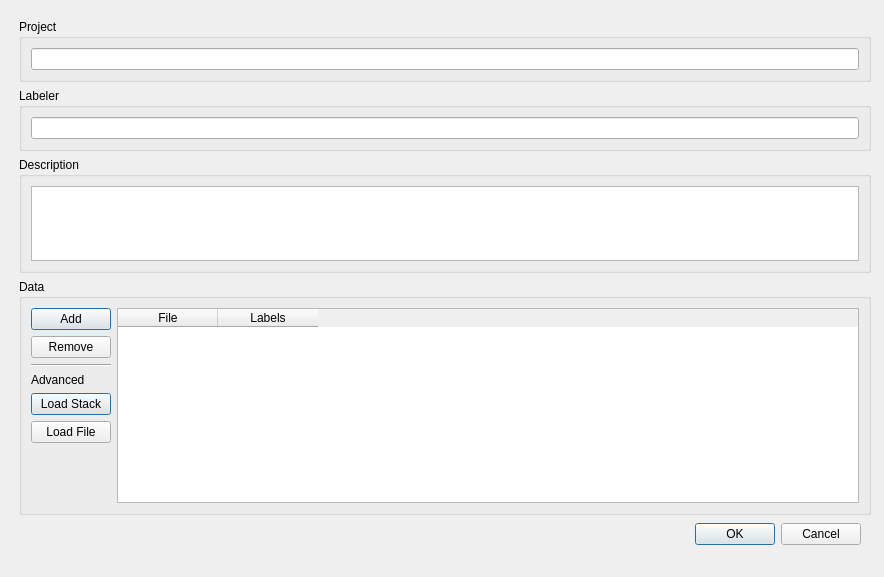
<?xml version="1.0" encoding="UTF-8"?>
<ui version="4.0">
 <class>Form</class>
 <widget class="QWidget" name="Form">
  <property name="geometry">
   <rect>
    <x>0</x>
    <y>0</y>
    <width>884</width>
    <height>577</height>
   </rect>
  </property>
  <property name="windowTitle">
   <string>Form</string>
  </property>
  <widget class="QGroupBox" name="groupBox_2">
   <property name="enabled">
    <bool>true</bool>
   </property>
   <property name="geometry">
    <rect>
     <x>19</x>
     <y>19</y>
     <width>852</width>
     <height>63</height>
    </rect>
   </property>
   <property name="sizePolicy">
    <sizepolicy hsizetype="Expanding" vsizetype="Preferred">
     <horstretch>0</horstretch>
     <verstretch>0</verstretch>
    </sizepolicy>
   </property>
   <property name="title">
    <string>Project</string>
   </property>
   <layout class="QHBoxLayout" name="horizontalLayout_9">
    <item>
     <widget class="QLineEdit" name="projectNameEdit">
      <property name="sizePolicy">
       <sizepolicy hsizetype="Expanding" vsizetype="Preferred">
        <horstretch>0</horstretch>
        <verstretch>0</verstretch>
       </sizepolicy>
      </property>
      <property name="text">
       <string/>
      </property>
     </widget>
    </item>
   </layout>
  </widget>
  <widget class="QGroupBox" name="groupBox">
   <property name="geometry">
    <rect>
     <x>19</x>
     <y>88</y>
     <width>852</width>
     <height>63</height>
    </rect>
   </property>
   <property name="sizePolicy">
    <sizepolicy hsizetype="Preferred" vsizetype="Preferred">
     <horstretch>0</horstretch>
     <verstretch>0</verstretch>
    </sizepolicy>
   </property>
   <property name="minimumSize">
    <size>
     <width>10</width>
     <height>0</height>
    </size>
   </property>
   <property name="maximumSize">
    <size>
     <width>10000</width>
     <height>10000</height>
    </size>
   </property>
   <property name="title">
    <string>Labeler</string>
   </property>
   <layout class="QHBoxLayout" name="horizontalLayout_10">
    <item>
     <widget class="QLineEdit" name="labelerEdit">
      <property name="sizePolicy">
       <sizepolicy hsizetype="Expanding" vsizetype="Preferred">
        <horstretch>0</horstretch>
        <verstretch>0</verstretch>
       </sizepolicy>
      </property>
      <property name="text">
       <string/>
      </property>
     </widget>
    </item>
   </layout>
  </widget>
  <widget class="QGroupBox" name="groupBox_5">
   <property name="geometry">
    <rect>
     <x>19</x>
     <y>279</y>
     <width>852</width>
     <height>236</height>
    </rect>
   </property>
   <property name="sizePolicy">
    <sizepolicy hsizetype="Expanding" vsizetype="Expanding">
     <horstretch>0</horstretch>
     <verstretch>0</verstretch>
    </sizepolicy>
   </property>
   <property name="title">
    <string>Data</string>
   </property>
   <layout class="QHBoxLayout" name="horizontalLayout_11">
    <item>
     <layout class="QVBoxLayout" name="verticalLayout_7">
      <item>
       <widget class="QPushButton" name="addFile_3">
        <property name="text">
         <string>Add</string>
        </property>
        <property name="icon">
         <iconset>
          <normaloff>../../../gui/icons/32x32/actions/media-seek-forward.png</normaloff>../../../gui/icons/32x32/actions/media-seek-forward.png</iconset>
        </property>
        <property name="default">
         <bool>true</bool>
        </property>
        <property name="flat">
         <bool>false</bool>
        </property>
       </widget>
      </item>
      <item>
       <widget class="QPushButton" name="removeFile_3">
        <property name="text">
         <string>Remove</string>
        </property>
        <property name="icon">
         <iconset>
          <normaloff>../../../gui/icons/32x32/actions/media-seek-backward.png</normaloff>../../../gui/icons/32x32/actions/media-seek-backward.png</iconset>
        </property>
       </widget>
      </item>
      <item>
       <widget class="Line" name="line_3">
        <property name="orientation">
         <enum>Qt::Horizontal</enum>
        </property>
       </widget>
      </item>
      <item>
       <widget class="QLabel" name="label_3">
        <property name="text">
         <string>Advanced</string>
        </property>
       </widget>
      </item>
      <item>
       <widget class="QPushButton" name="loadStack_3">
        <property name="toolTip">
         <string>This allows to create a 3D volume from files stored in a folder.</string>
        </property>
        <property name="text">
         <string>Load Stack</string>
        </property>
        <property name="default">
         <bool>true</bool>
        </property>
        <property name="flat">
         <bool>false</bool>
        </property>
       </widget>
      </item>
      <item>
       <widget class="QPushButton" name="loadFileButton_3">
        <property name="toolTip">
         <string>Advanced options for loading an image or volume from a file. You can create multi-channel files from single files.</string>
        </property>
        <property name="text">
         <string>Load File</string>
        </property>
       </widget>
      </item>
      <item>
       <widget class="QLabel" name="thumbnailImage_3">
        <property name="text">
         <string/>
        </property>
        <property name="pixmap">
         <pixmap>gui/placeholder.png</pixmap>
        </property>
       </widget>
      </item>
      <item>
       <spacer name="verticalSpacer_3">
        <property name="orientation">
         <enum>Qt::Vertical</enum>
        </property>
        <property name="sizeHint" stdset="0">
         <size>
          <width>20</width>
          <height>40</height>
         </size>
        </property>
       </spacer>
      </item>
     </layout>
    </item>
    <item>
     <widget class="QTableWidget" name="tableWidget_3">
      <property name="sizePolicy">
       <sizepolicy hsizetype="MinimumExpanding" vsizetype="Expanding">
        <horstretch>0</horstretch>
        <verstretch>0</verstretch>
       </sizepolicy>
      </property>
      <property name="toolTip">
       <string>&lt;!DOCTYPE HTML PUBLIC &quot;-//W3C//DTD HTML 4.0//EN&quot; &quot;http://www.w3.org/TR/REC-html40/strict.dtd&quot;&gt;
&lt;html&gt;&lt;head&gt;&lt;meta name=&quot;qrichtext&quot; content=&quot;1&quot; /&gt;&lt;style type=&quot;text/css&quot;&gt;
p, li { white-space: pre-wrap; }
&lt;/style&gt;&lt;/head&gt;&lt;body style=&quot; font-family:'Segoe UI'; font-size:9pt; font-weight:400; font-style:normal;&quot;&gt;
&lt;p style=&quot; margin-top:0px; margin-bottom:0px; margin-left:0px; margin-right:0px; -qt-block-indent:0; text-indent:0px;&quot;&gt;Images or volumes stored in h5 files may contain labels. Check this option if you want to load labels from your h5 file. For usual image formats (e.g. png, tif) this option has no effect.&lt;/p&gt;&lt;/body&gt;&lt;/html&gt;</string>
      </property>
      <property name="styleSheet">
       <string notr="true"/>
      </property>
      <column>
       <property name="text">
        <string>File</string>
       </property>
      </column>
      <column>
       <property name="text">
        <string>Labels</string>
       </property>
      </column>
     </widget>
    </item>
   </layout>
  </widget>
  <widget class="QGroupBox" name="groupBox_3">
   <property name="geometry">
    <rect>
     <x>19</x>
     <y>157</y>
     <width>852</width>
     <height>116</height>
    </rect>
   </property>
   <property name="sizePolicy">
    <sizepolicy hsizetype="MinimumExpanding" vsizetype="Preferred">
     <horstretch>0</horstretch>
     <verstretch>0</verstretch>
    </sizepolicy>
   </property>
   <property name="title">
    <string>Description</string>
   </property>
   <layout class="QVBoxLayout" name="verticalLayout_4">
    <item>
     <widget class="QTextEdit" name="descriptionEdit">
      <property name="sizePolicy">
       <sizepolicy hsizetype="Expanding" vsizetype="Fixed">
        <horstretch>0</horstretch>
        <verstretch>0</verstretch>
       </sizepolicy>
      </property>
      <property name="maximumSize">
       <size>
        <width>16777215</width>
        <height>80</height>
       </size>
      </property>
      <property name="html">
       <string>&lt;!DOCTYPE HTML PUBLIC &quot;-//W3C//DTD HTML 4.0//EN&quot; &quot;http://www.w3.org/TR/REC-html40/strict.dtd&quot;&gt;
&lt;html&gt;&lt;head&gt;&lt;meta name=&quot;qrichtext&quot; content=&quot;1&quot; /&gt;&lt;style type=&quot;text/css&quot;&gt;
p, li { white-space: pre-wrap; }
&lt;/style&gt;&lt;/head&gt;&lt;body style=&quot; font-family:'Ubuntu'; font-size:11pt; font-weight:400; font-style:normal;&quot;&gt;
&lt;p style=&quot;-qt-paragraph-type:empty; margin-top:0px; margin-bottom:0px; margin-left:0px; margin-right:0px; -qt-block-indent:0; text-indent:0px; font-family:'MS Shell Dlg 2'; font-size:8pt;&quot;&gt;&lt;/p&gt;&lt;/body&gt;&lt;/html&gt;</string>
      </property>
     </widget>
    </item>
   </layout>
  </widget>
  <widget class="QWidget" name="layoutWidget">
   <property name="geometry">
    <rect>
     <x>40</x>
     <y>520</y>
     <width>821</width>
     <height>29</height>
    </rect>
   </property>
   <layout class="QHBoxLayout" name="horizontalLayout_12">
    <item>
     <spacer name="horizontalSpacer_3">
      <property name="orientation">
       <enum>Qt::Horizontal</enum>
      </property>
      <property name="sizeHint" stdset="0">
       <size>
        <width>40</width>
        <height>20</height>
       </size>
      </property>
     </spacer>
    </item>
    <item>
     <widget class="QDialogButtonBox" name="confirmButtons_3">
      <property name="standardButtons">
       <set>QDialogButtonBox::Cancel|QDialogButtonBox::Ok</set>
      </property>
     </widget>
    </item>
   </layout>
  </widget>
 </widget>
 <resources/>
 <connections/>
</ui>
